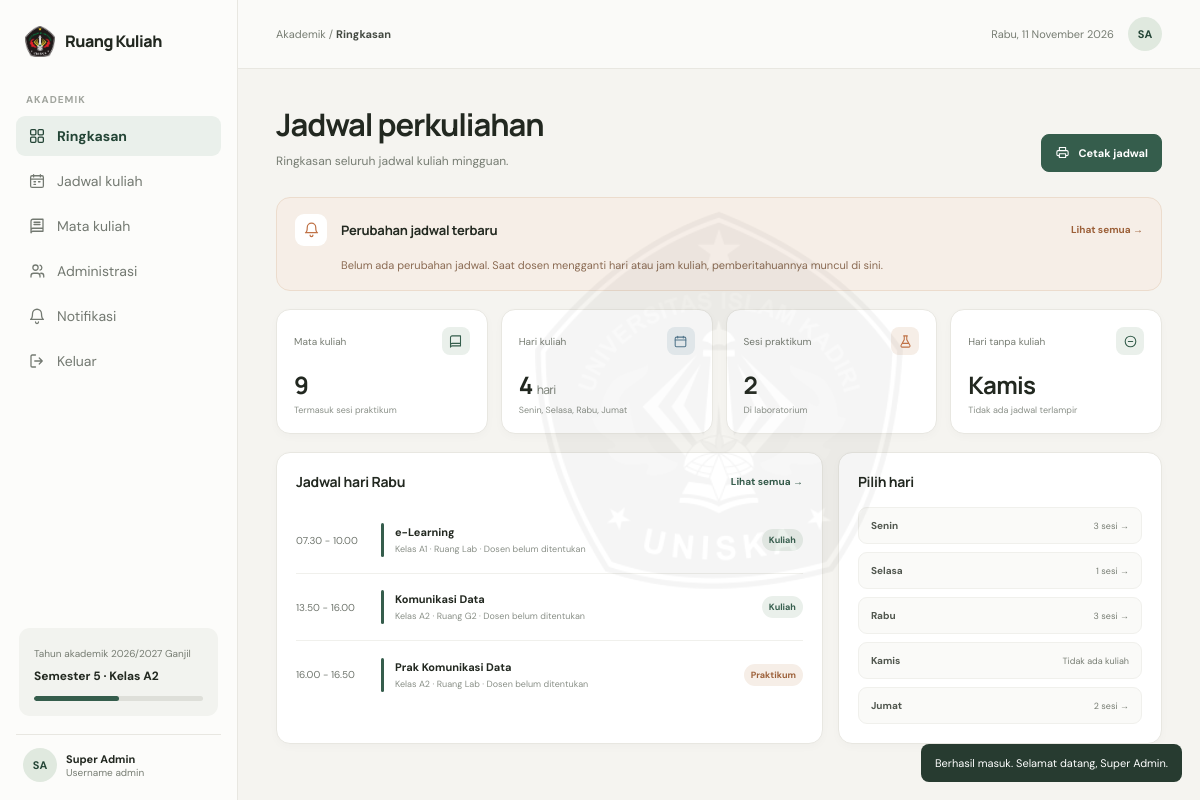
Screenshot of /dashboard.php (signed in) with the database file from the repository.
### tables this page shows
CREATE TABLE `jadwal` (
  `id`             INT UNSIGNED NOT NULL AUTO_INCREMENT,
  `mata_kuliah_id` INT UNSIGNED NOT NULL,
  `hari`           ENUM('Senin','Selasa','Rabu','Kamis','Jumat') NOT NULL,
  `jam_mulai`      TIME         NOT NULL,
  `jam_selesai`    TIME         NOT NULL,
  `kelas`          VARCHAR(10)  NOT NULL,
  `ruang`          VARCHAR(20)  NOT NULL,
  `jenis`          ENUM('Kuliah','Praktikum') NOT NULL DEFAULT 'Kuliah',
  `diubah_pada`    DATETIME     NULL DEFAULT NULL,
  `created_at`     DATETIME     NOT NULL DEFAULT CURRENT_TIMESTAMP,
  PRIMARY KEY (`id`),
  KEY `idx_jadwal_mk` (`mata_kuliah_id`),
  KEY `idx_jadwal_hari` (`hari`, `jam_mulai`),
  CONSTRAINT `fk_jadwal_mk` FOREIGN KEY (`mata_kuliah_id`)
    REFERENCES `mata_kuliah` (`id`) ON DELETE CASCADE ON UPDATE CASCADE
);

CREATE TABLE `mata_kuliah` (
  `id`         INT UNSIGNED NOT NULL AUTO_INCREMENT,
  `nama`       VARCHAR(150) NOT NULL,
  `dosen_id`   INT UNSIGNED NULL DEFAULT NULL,
  `created_at` DATETIME     NOT NULL DEFAULT CURRENT_TIMESTAMP,
  PRIMARY KEY (`id`),
  KEY `idx_mk_dosen` (`dosen_id`),
  CONSTRAINT `fk_mk_dosen` FOREIGN KEY (`dosen_id`)
    REFERENCES `dosen` (`id`) ON DELETE SET NULL ON UPDATE CASCADE
);

### dashboard.php (the view, shortened to what the rows shown need)
<?php
$user = require_login();
$isDosen = $user['role'] === 'dosen';
$rows    = $isDosen ? q_jadwal($user['id']) : q_jadwal();
$hariIni    = hari_id_dari_tanggal();
$hariPanel  = in_array($hariIni, HARI_KULIAH, true) ? $hariIni : 'Senin';
$listPanel  = array_values(array_filter($rows, function ($r) use ($hariPanel) {
    return $r['hari'] === $hariPanel;
}));
$subtitle = [
    'mahasiswa' => 'Ringkasan jadwal kuliah mingguan Anda.',
    'dosen'     => 'Ringkasan jadwal mengajar untuk mata kuliah yang Anda ampu.',
    'admin'     => 'Ringkasan seluruh jadwal kuliah mingguan.',
][$user['role']];
include __DIR__ . '/includes/layout_top.php';
?>
        <section class="page active" id="dashboardPage">
          <div class="page-heading">
            <div><h1>Jadwal perkuliahan</h1><p class="subtitle"><?= e($subtitle) ?></p></div>
          </div>
          <section class="notice-bar" aria-label="Notifikasi perubahan jadwal">
            <div class="notice-body">
              <div class="notice-head">
                <h2>Perubahan jadwal terbaru</h2>
              </div>
            </div>
          </section>
          <div class="dashboard-grid">
            <section class="panel">
              <div class="panel-head">
                <h2>Jadwal hari <?= e($hariPanel) ?></h2>
              </div>
              <div id="mondayList">
                <?php if ($listPanel): foreach ($listPanel as $r): ?>
                  <div class="schedule-row">
                    <span class="time"><?= e(format_rentang($r['jam_mulai'], $r['jam_selesai'])) ?></span><span class="marker"></span>
                    <div>
                      <div class="course-name"><?= e($r['matkul']) ?></div>
                      <div class="course-meta">Kelas <?= e($r['kelas']) ?> · Ruang <?= e($r['ruang']) ?><?= !$isDosen ? ' · ' . ($r['dosen'] ? e($r['dosen']) : 'Dosen belum ditentukan') : '' ?></div>
                    </div>
                    <span class="row-badges">
                      <span class="badge <?= $r['jenis'] === 'Praktikum' ? 'orange' : '' ?>"><?= e($r['jenis']) ?></span>
                    </span>
                  </div>
                <?php endforeach; else: ?>
                  <p class="empty-note">Tidak ada kuliah pada hari <?= e($hariPanel) ?>.</p>
                <?php endif; ?>
              </div>
            </section>
            <section class="panel">
              <div class="panel-head"><h2>Pilih hari</h2></div>
              <div class="day-shortcut" id="dayShortcuts">
                <?php foreach (HARI_KULIAH as $h):
                    $count = count(array_filter($rows, function ($r) use ($h) { return $r['hari'] === $h; })); ?>
                  <a class="day-link" href="<?= e(url('jadwal.php?hari=' . $h)) ?>">
                    <strong><?= e($h) ?></strong>
                    <span><?= $count ? $count . ' sesi →' : 'Tidak ada kuliah' ?></span>
                  </a>
                <?php endforeach; ?>
              </div>
            </section>
          </div>
        </section>
<?php include __DIR__ . '/includes/layout_bottom.php'; ?>

### includes/layout_top.php (shortened to what the rows shown need)
<?php
$user       = require_login();
$identLabel = ['mahasiswa' => 'NPM ', 'dosen' => 'NIP ', 'admin' => 'Username '][$user['role']];
?>
<!DOCTYPE html>
<html lang="id">
<head>
  <link rel="stylesheet" href="<?= e(asset_v('css/app.css')) ?>">
</head>
<body data-base="<?= e(base_url()) ?>">
  <div class="app">
    <aside class="sidebar">
      <div class="sidebar-bottom">
        <div class="profile">
          <div class="avatar"><?= e(initials($user['nama'])) ?></div>
          <div class="profile-text">
            <strong><?= e($user['nama']) ?></strong>
            <small><?= $user['role'] !== 'admin' ? e(ROLE_LABEL[$user['role']]) . ' · ' : '' ?><?= e($identLabel . $user['ident']) ?></small>
          </div>
        </div>
      </div>
    </aside>
    <main class="main">
      <header class="topbar">
        <div class="top-right">
          <span class="today-label"><?= e(hari_id_dari_tanggal() . ', ' . tanggal_id(null, false)) ?></span>
          <div class="avatar" title="<?= e($user['nama']) ?>"><?= e(initials($user['nama'])) ?></div>
        </div>
      </header>
      <div class="content">

### rows the page displays
jadwal: format_rentang($r['jam_mulai'], $r['jam_selesai']) "07.30 - 10.00", mata_kuliah.nama "e-Learning", kelas "A1", ruang "Lab", jenis "Kuliah"
jadwal: format_rentang($r['jam_mulai'], $r['jam_selesai']) "13.50 - 16.00", mata_kuliah.nama "Komunikasi Data", kelas "A2", ruang "G2", jenis "Kuliah"
jadwal: format_rentang($r['jam_mulai'], $r['jam_selesai']) "16.00 - 16.50", mata_kuliah.nama "Prak Komunikasi Data", kelas "A2", ruang "Lab", jenis "Praktikum"
jadwal: hari "Jumat"

### other values shown
$appName "Ruang Kuliah"
$item['label'] "Ringkasan"
$item['label'] "Jadwal kuliah"
$item['label'] "Mata kuliah"
$item['label'] "Administrasi"
$item['label'] "Notifikasi"
app_config('tahun_akademik') "2026/2027 Ganjil"
app_config('semester') "5"
app_config('kelas_aktif') "A2"
initials($user['nama']) "SA"
$user['nama'] "Super Admin"
$identLabel . $user['ident'] "Username admin"
$crumb "Ringkasan"
hari_id_dari_tanggal() . ', ' . tanggal_id(null, false) "Rabu, 11 November 2026"
$subtitle "Ringkasan seluruh jadwal kuliah mingguan."
